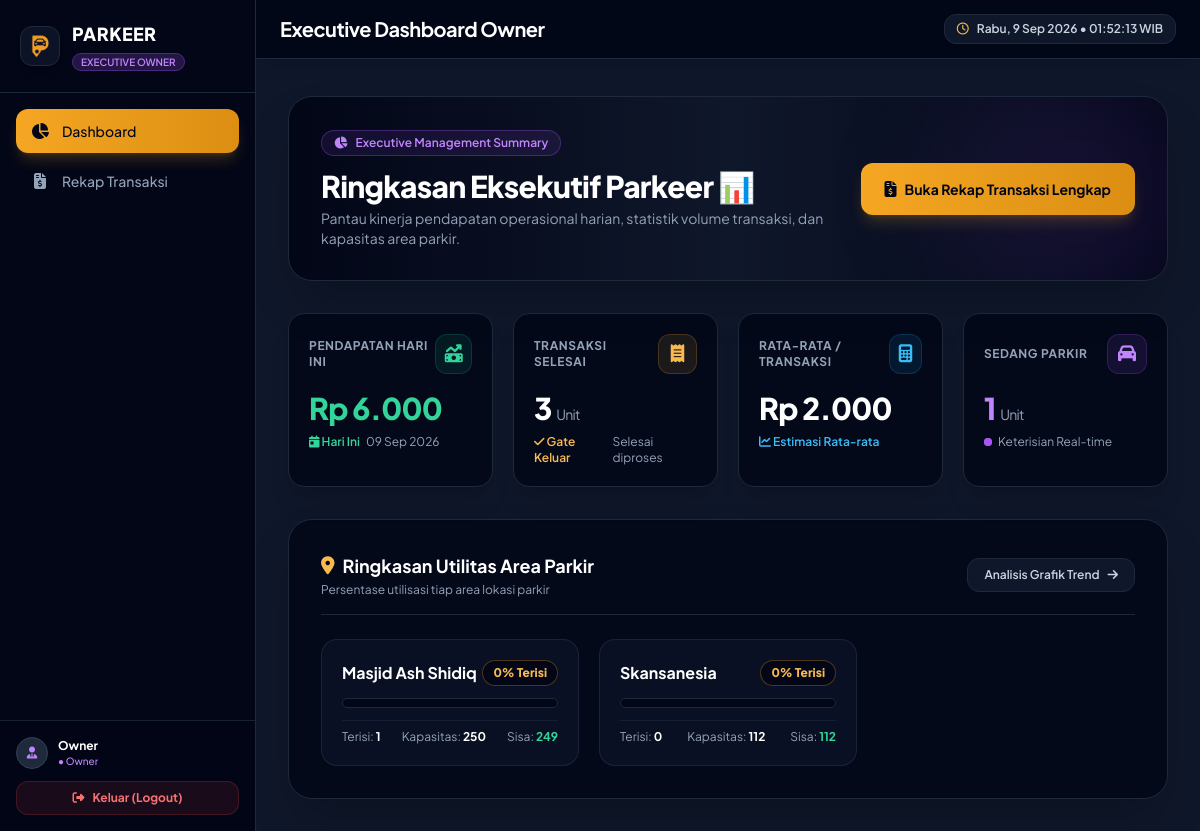
/owner/dashboard.php (signed in), run on the app's committed database.
### tables this page shows
CREATE TABLE `tb_area_parkir` (
  `id_area` int NOT NULL,
  `nama_area` varchar(50) NOT NULL,
  `kapasitas` int NOT NULL,
  `terisi` int NOT NULL DEFAULT '0'
);

### functions/rekap_functions.php (called while the page is built, shortened)
<?php
function getRingkasanRekap(PDO $koneksi, string $dari, string $sampai): array
{
    $stmt = $koneksi->prepare(
        "SELECT
            COUNT(*) AS total_transaksi,
            COALESCE(SUM(biaya_total), 0) AS total_pendapatan,
            COALESCE(AVG(biaya_total), 0) AS rata_rata,
            COALESCE(AVG(durasi_jam), 0) AS rata_rata_durasi
         FROM tb_transaksi
         WHERE status = 'keluar' AND waktu_keluar BETWEEN :dari AND :sampai"
    );
    $stmt->execute([':dari' => "$dari 00:00:00", ':sampai' => "$sampai 23:59:59"]);
    return $stmt->fetch();
}

### owner/dashboard.php (the view, shortened to what this page needs)
<?php
require_once __DIR__ . '/../includes/header_owner.php';
require_once __DIR__ . '/../functions/rekap_functions.php';
$database = new Database();
$koneksi = $database->connect();
$hariIni = date('Y-m-d');
$ringkasanHariIni = getRingkasanRekap($koneksi, $hariIni, $hariIni);
$totalKendaraanParkir = $koneksi->query(
    "SELECT COUNT(*) FROM tb_transaksi WHERE status = 'masuk'"
)->fetchColumn();
$daftarArea = $koneksi->query("SELECT * FROM tb_area_parkir ORDER BY nama_area ASC")->fetchAll();
?>
<div class="relative bg-gradient-to-r from-slate-950 via-slate-900 to-slate-950 border border-slate-800 rounded-3xl p-6 sm:p-8 mb-8 overflow-hidden shadow-2xl">
    <div class="absolute -right-10 -bottom-10 w-64 h-64 bg-purple-500/10 rounded-full blur-3xl pointer-events-none"></div>
    <div class="relative z-10 flex flex-col md:flex-row md:items-center justify-between gap-6">
        <div>
            <div class="inline-flex items-center gap-2 px-3 py-1 rounded-full bg-purple-500/10 border border-purple-500/30 text-purple-400 text-xs font-semibold mb-3">
                <i class="fa-solid fa-chart-pie text-xs"></i> Executive Management Summary
            </div>
            <h2 class="text-2xl sm:text-3xl font-extrabold text-white tracking-tight">
                Ringkasan Eksekutif Parkeer 📊
            </h2>
            <p class="text-slate-400 text-sm mt-1 max-w-xl">
                Pantau kinerja pendapatan operasional harian, statistik volume transaksi, dan kapasitas area parkir.
            </p>
        </div>
        <div class="flex items-center gap-3 shrink-0">
            <a href="rekap/index.php" class="bg-gradient-to-r from-brand-500 to-brand-600 hover:from-brand-600 hover:to-brand-700 text-slate-950 font-bold px-6 py-3.5 rounded-xl text-sm transition-all duration-200 shadow-lg shadow-brand-500/20 flex items-center gap-2">
                <i class="fa-solid fa-file-invoice-dollar text-base"></i>
                <span>Buka Rekap Transaksi Lengkap</span>
            </a>
        </div>
    </div>
</div>
<div class="grid grid-cols-1 sm:grid-cols-2 lg:grid-cols-4 gap-5 mb-8">
    <div class="bg-slate-950/80 border border-slate-800 rounded-2xl p-5 shadow-xl hover:border-slate-700 transition">
        <div class="flex items-center justify-between mb-4">
            <span class="text-xs font-bold uppercase tracking-wider text-slate-400">Pendapatan Hari Ini</span>
            <div class="w-10 h-10 rounded-xl bg-emerald-500/10 border border-emerald-500/20 flex items-center justify-center text-emerald-400">
                <i class="fa-solid fa-money-bill-trend-up text-lg"></i>
            </div>
        </div>
        <p class="text-2xl sm:text-3xl font-extrabold text-emerald-400 tracking-tight">
            Rp <?= number_format($ringkasanHariIni['total_pendapatan'], 0, ',', '.') ?>
        </p>
        <p class="text-xs text-slate-400 mt-2 flex items-center gap-1.5">
            <span class="text-emerald-400 font-semibold"><i class="fa-solid fa-calendar-day"></i> Hari Ini</span> <?= date('d M Y') ?>
        </p>
    </div>
    <div class="bg-slate-950/80 border border-slate-800 rounded-2xl p-5 shadow-xl hover:border-slate-700 transition">
        <div class="flex items-center justify-between mb-4">
            <span class="text-xs font-bold uppercase tracking-wider text-slate-400">Transaksi Selesai</span>
            <div class="w-10 h-10 rounded-xl bg-brand-500/10 border border-brand-500/20 flex items-center justify-center text-brand-400">
                <i class="fa-solid fa-receipt text-lg"></i>
            </div>
        </div>
        <p class="text-2xl sm:text-3xl font-extrabold text-white tracking-tight">
            <?= number_format($ringkasanHariIni['total_transaksi']) ?> <span class="text-sm font-normal text-slate-400">Unit</span>
        </p>
        <p class="text-xs text-slate-400 mt-2 flex items-center gap-1.5">
            <span class="text-brand-400 font-semibold"><i class="fa-solid fa-check"></i> Gate Keluar</span> Selesai diproses
        </p>
    </div>
    <div class="bg-slate-950/80 border border-slate-800 rounded-2xl p-5 shadow-xl hover:border-slate-700 transition">
        <div class="flex items-center justify-between mb-4">
            <span class="text-xs font-bold uppercase tracking-wider text-slate-400">Rata-Rata / Transaksi</span>
            <div class="w-10 h-10 rounded-xl bg-sky-500/10 border border-sky-500/20 flex items-center justify-center text-sky-400">
                <i class="fa-solid fa-calculator text-lg"></i>
            </div>
        </div>
        <p class="text-2xl sm:text-3xl font-extrabold text-white tracking-tight">
            Rp <?= number_format($ringkasanHariIni['rata_rata'], 0, ',', '.') ?>
        </p>
        <p class="text-xs text-slate-400 mt-2 flex items-center gap-1.5">
            <span class="text-sky-400 font-semibold"><i class="fa-solid fa-chart-line"></i> Estimasi Rata-rata</span>
        </p>
    </div>
    <div class="bg-slate-950/80 border border-slate-800 rounded-2xl p-5 shadow-xl hover:border-slate-700 transition">
        <div class="flex items-center justify-between mb-4">
            <span class="text-xs font-bold uppercase tracking-wider text-slate-400">Sedang Parkir</span>
            <div class="w-10 h-10 rounded-xl bg-purple-500/10 border border-purple-500/20 flex items-center justify-center text-purple-400">
                <i class="fa-solid fa-car text-lg"></i>
            </div>
        </div>
        <p class="text-2xl sm:text-3xl font-extrabold text-purple-400 tracking-tight">
            <?= number_format($totalKendaraanParkir) ?> <span class="text-sm font-normal text-slate-400">Unit</span>
        </p>
        <p class="text-xs text-slate-400 mt-2 flex items-center gap-1.5">
            <span class="relative flex h-2 w-2">
              <span class="relative inline-flex rounded-full h-2 w-2 bg-purple-500"></span>
            </span>
            <span>Keterisian Real-time</span>
        </p>
    </div>
</div>
<div class="bg-slate-950/80 border border-slate-800 rounded-3xl p-6 sm:p-8 shadow-2xl">
    <div class="flex items-center justify-between mb-6 pb-4 border-b border-slate-800">
        <div>
            <h3 class="text-lg font-bold text-white flex items-center gap-2">
                <i class="fa-solid fa-location-dot text-brand-400"></i> Ringkasan Utilitas Area Parkir
            </h3>
            <p class="text-xs text-slate-400 mt-0.5">Persentase utilisasi tiap area lokasi parkir</p>
        </div>
        <a href="rekap/index.php" class="text-xs bg-slate-900 hover:bg-slate-800 text-slate-300 px-4 py-2 rounded-xl border border-slate-800 font-semibold transition flex items-center gap-2">
            <span>Analisis Grafik Trend</span>
            <i class="fa-solid fa-arrow-right"></i>
        </a>
    </div>
    <div class="grid grid-cols-1 sm:grid-cols-2 lg:grid-cols-3 gap-5">
        <?php foreach ($daftarArea as $area):
            $sisa = $area['kapasitas'] - $area['terisi'];
            $persen = $area['kapasitas'] > 0 ? round(($area['terisi'] / $area['kapasitas']) * 100) : 0;
        ?>
            <div class="bg-slate-900/60 border border-slate-800/80 rounded-2xl p-5">
                <div class="flex items-center justify-between mb-3">
                    <h4 class="font-bold text-white text-base"><?= htmlspecialchars($area['nama_area']) ?></h4>
                    <span class="text-xs font-extrabold px-2.5 py-1 rounded-full bg-slate-950 text-brand-400 border border-brand-500/30">
                        <?= $persen ?>% Terisi
                    </span>
                </div>
                <div class="w-full bg-slate-950 h-2.5 rounded-full overflow-hidden border border-slate-800">
                </div>
                <div class="flex justify-between text-xs text-slate-400 mt-3 pt-2 border-t border-slate-800/60">
                    <span>Terisi: <b class="text-white"><?= $area['terisi'] ?></b></span>
                    <span>Kapasitas: <b class="text-white"><?= $area['kapasitas'] ?></b></span>
                    <span>Sisa: <b class="text-emerald-400"><?= $sisa ?></b></span>
                </div>
            </div>
        <?php endforeach; ?>
    </div>
</div>
<?php require_once __DIR__ . '/../includes/footer_owner.php'; ?>

### includes/header_owner.php (style rules this page uses)
body { font-family: 'Plus Jakarta Sans', sans-serif; }

### data on the page
tb_area_parkir: nama_area "Masjid Ash Shidiq", persen "0", terisi "1", kapasitas "250", sisa "249"
tb_area_parkir: nama_area "Skansanesia", terisi "0", kapasitas "112"

### other printed values
$item['label'] "Dashboard"
$item['label'] "Rekap Transaksi"
$_SESSION['nama_lengkap'] "Owner"
$judulHalaman "Executive Dashboard Owner"
$ringkasanHariIni['total_pendapatan'] "6.000"
$ringkasanHariIni['total_transaksi'] "3"
$ringkasanHariIni['rata_rata'] "2.000"
$totalKendaraanParkir "1"
